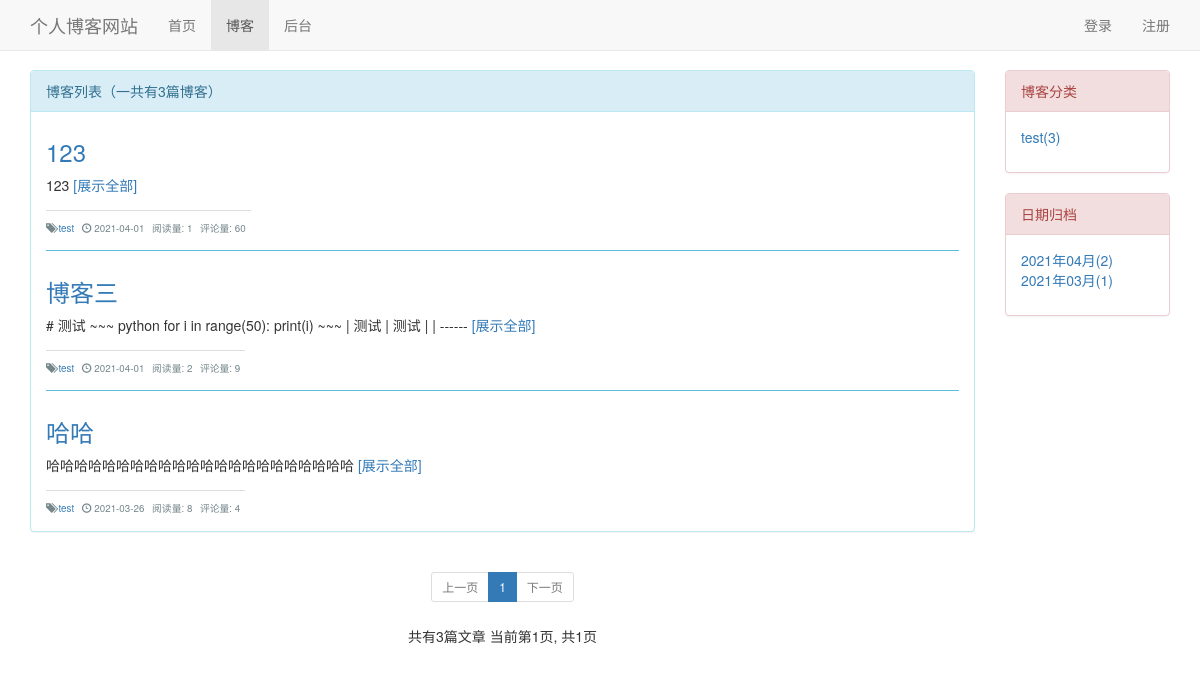
The page /blog/ on the database as committed earlier.
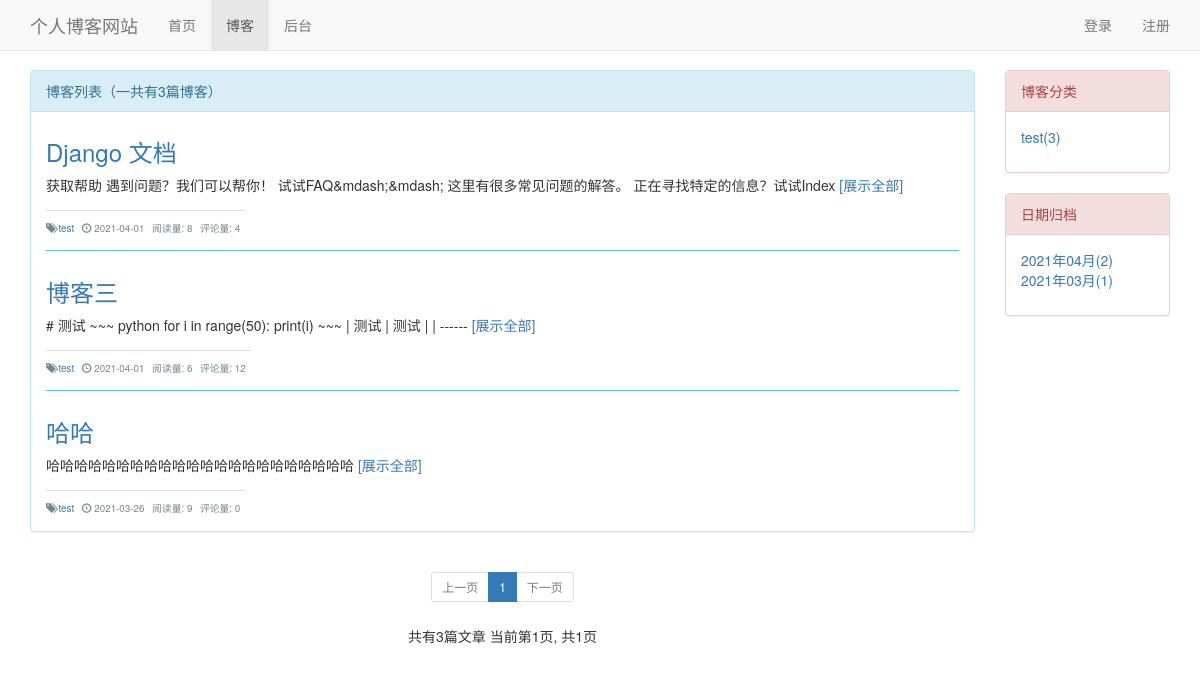
The same page on the database as committed later.
### blog/models.py (models this page shows, shortened)
class Blog(models.Model, ReadNumExpandMethod):
    title = models.CharField(max_length=50)
    blog_type = models.ForeignKey(BlogType, on_delete=models.DO_NOTHING, related_name='blog')
    author = models.ForeignKey(User, on_delete=models.DO_NOTHING)
    content = RichTextUploadingField()
    read_details = GenericRelation(ReadDetail)
    create_time = models.DateTimeField(auto_now_add=True)
    last_updated_time = models.DateTimeField(auto_now=True)
    class Meta:
        db_table = 'Blog'
        ordering = ['-create_time']

class BlogType(models.Model):
    type_name = models.CharField(max_length=15)
    def __str__(self):
        return self.type_name
    class Meta:
        db_table = 'BlogType'

### read_statistics/models.py (models this page shows)
class ReadNum(models.Model):
    content_type = models.ForeignKey(ContentType, on_delete=models.CASCADE)
    object_id = models.PositiveIntegerField()
    content_object = GenericForeignKey('content_type', 'object_id')
    read_num = models.IntegerField(default=0)
    class Meta:
        db_table = 'ReadNum'

### blog/views.py (the view)
# urls.py: path('', views.blog_list, name='blog_list'),
def blog_list(request):
    blogs_all_list = Blog.objects.all()
    context = get_blog_list_common_data(request, blogs_all_list)
    return render(request, 'blog/blog_list.html', context)

### comment/templatetags/comment_tages.py (called while the page is built)
@register.simple_tag
def get_comment_count(obj):
    content_type = ContentType.objects.get_for_model(obj)
    return Comment.objects.filter(content_type=content_type, object_id=obj.pk).count()

### read_statistics/models.py (called while the page is built)
    def get_read_num(self):
        try:
            ct = ContentType.objects.get_for_model(self)
            readnum = ReadNum.objects.get(content_type=ct, object_id=self.pk)
            return readnum.read_num
        except exceptions.ObjectDoesNotExist:
            return 0

### templates/blog/blog_list.html (shortened to what this page needs)
{% extends 'base.html' %}
{% block nav_blog_active %}active{% endblock %}
{% load static %}
{% load comment_tages %}
{% block head %}
    <link rel="stylesheet" href="{% static 'css/blog.css' %}">
{% endblock %}
{% block content %}
    <div class="container">
        <div class="row">
            <div class="col-xs-12 col-sm-8 col-md-8 col-lg-10">
                <div class="panel panel-info">
                    <div class="panel-heading">
                        {% block blog_list_title %}{% endblock %}博客列表（一共有{{ page_of_blogs.paginator.count }}篇博客）</div>
                    <div class="panel-body">
                        {% for blog in page_of_blogs.object_list %}
                            <div class="blog">
                                <a href="{% url 'blog_detail' blog.pk %}">
                                    <h3>{{ blog.title }}</h3>
                                </a>
                                <div>
                                    {{ blog.content|striptags|cut:"&nbsp;"|truncatechars:80 }} <a href="{% url 'blog_detail' blog.pk %}">[展示全部]</a>
                                </div>
                                <div class="blog-tags">
                                    <p class="blog-info">
                                        <span class="glyphicon glyphicon-tags" aria-hidden="true"></span>
                                        <span class="text_right">
                                            <a href="{% url "blog_with_type" blog.blog_type_id %}" >
                                                {{ blog.blog_type }}
                                            </a>
                                        </span>
                                        <span class="glyphicon glyphicon-time"
                                              aria-hidden="true"></span>
                                        <span class="text_right">{{ blog.create_time|date:'Y-m-d' }}</span>
                                        <span>阅读量:</span>
                                        <span class="text_right">{{ blog.get_read_num }}</span>
                                        <span>评论量:</span>
                                        <span class="text_right">{% get_comment_count blog %}</span>
                                    </p>
                                </div>
                            </div>
                        {% empty %}
                            <div class="blog">
                                <h3>暂无博客，敬请期待</h3>
                            </div>
                        {% endfor %}
                    </div>
                </div>
                <div class="paginator">
                    <ul class="pagination pagination-sm">
                        {% if page_of_blogs.has_previous %}
                            <li class="previous">
                                <a href="?page={{ previous_page_number }}" aria-label="Previous">
                                    <span aria-hidden="true">上一页</span>
                                </a>
                            </li>
                        {% else %}
                            <li class="previous disabled">
                                <span aria-hidden="true">上一页</span>
                            </li>
                        {% endif %}
                        {% for page_num in page_range_list %}
                            {% if page_num == page_of_blogs.number %}
                                <li class="active"><span>{{ page_num }}</span></li>
                            {% else %}
                                {% if page_num == '...' %}
                                    <li><span>{{ page_num }}</span></li>
                                {% else %}
                                    <li><a href="?page={{ page_num }}">{{ page_num }}</a></li>
                                {% endif %}
                            {% endif %}
                        {% endfor %}
                        {% if page_of_blogs.has_next %}
                            <li class="previous">
                                <a href="?page={{ page_of_blogs.next_page_number }}" aria-label="Next">
                                    <span aria-hidden="true">下一页</span>
                                </a>
                            </li>
                        {% else %}
                            <li class="previous disabled">
                                <span aria-hidden="true">下一页</span>
                            </li>
                        {% endif %}
                    </ul>
                    <p>
                        共有{{ page_of_blogs.paginator.count }}篇文章
                        当前第{{ page_of_blogs.number }}页,
                        共{{ page_of_blogs.paginator.num_pages }}页
                    </p>
                </div>
            </div>
            <div class="hidden-xs col-sm-4 col-md-4 col-lg-2">
                <div class="panel panel-danger">
                    <div class="panel-heading">博客分类</div>
                    <div class="panel-body">
                        <ul class="blog-types">
                            {% for blog_type in blog_types %}
                                <li><a href="{% url 'blog_with_type' blog_type.pk %}">{{ blog_type.type_name }}({{ blog_type.blog_count }})</a></li>
                            {% empty %}
                                <li></li>
                            {% endfor %}
                        </ul>
                    </div>
                </div>
                <div class="panel panel-danger">
                    <div class="panel-heading">日期归档</div>
                    <div class="panel-body">
                        <ul class="">
                            {% for blog_data, blog_count in blog_dates.items %}
                                <li>
                                    <a href="{% url 'blogs_with_date' blog_data.year blog_data.month %}">
                                        {{ blog_data|date:"Y年m月" }}({{ blog_count }})
                                    </a>
                                </li>
                            {% endfor %}
                        </ul>
                    </div>
                </div>
            </div>
        </div>
    </div>
{% endblock %}

### templates/base.html (shortened to what this page needs)
<!doctype html>
<html lang="zh-CN">
<head>
    {% load static %}
    <link rel="stylesheet" href="{% static 'bootstrap-3.3.7/css/bootstrap.min.css' %}">
    <link rel="stylesheet" href="{% static 'css/base.css' %}">
    <link rel="stylesheet" href="{% static 'css/blog.css' %}">
    {% block head %}{% endblock %}
</head>
<body>
    <div class="navbar navbar-default container-fluid navbar-fixed-top" role="navigation">
        <div class="container-fluid">
            <div class="navbar-header">
                <a class="navbar-brand" href="{% url 'home' %}">个人博客网站</a>
             </div>
            <div id="navbar-collapse" class="collapse navbar-collapse" >
                <ul class="nav navbar-nav">
                    <li class="{% block nav_home_active %}{% endblock %}">
                        <a href="{% url 'home' %}">首页</a>
                    </li>
                    <li class="{% block nav_blog_active %}{% endblock %}">
                        <a href="{% url 'blog_list' %}">博客</a>
                    </li>
                    <li>
                            <a href="/admin/">后台</a>
                    </li>
                </ul>
                <ul class="nav navbar-nav  navbar-right">
                    {% if user.is_authenticated %}
                        <li class="dropdown">
                        <a href="#" class="dropdown-toggle" data-toggle="dropdown" role="button" aria-haspopup="true" aria-expanded="false">{{ request.user.username }} <span class="caret"></span></a>
                            <ul class="dropdown-menu">
                                <li><a href="">个人资料</a></li>
                                <li><a href="">个人资料</a></li>
                                <li><a href="{% url 'logout' %}?next_to={{ request.get_full_path }}">退出</a></li>
                            </ul>
                        </li>
                    {% else%}
                        <li><a href="{% url 'login' %}">登录 <span class="sr-only">(current)</span></a></li>
                        <li><a href="{% url 'register' %}">注册<span class="sr-only">(current)</span></a></li>
                    {% endif %}
                </ul>
           </div>
        </div>
    </div>
    {% block content %}{% endblock %}
</body>
</html>

### static/css/base.css (style rules this page uses)
* { margin: 0; padding: 0; }
body { margin-top: 70px!important; }
ul { list-style-type: none!important; }

### static/css/blog.css (style rules this page uses)
ul.blog-types { list-style-type: none; }
div.blog:not(:last-child) { margin-bottom: 2em; padding-bottom: 1em; border-bottom: 1px solid #5bc0de; }
div.blog h3 { margin-top: 0.5em; }
div.blog p.blog-info { margin-bottom: 0; margin-top: 1em; }
div.paginator { text-align: center; min-width: 300px; }
.text_right { margin-right: 0.5em; }
.blog-tags { font-size: 70%; color: #75878a; margin-top: 1.5em; display: inline-block; border-top: 1px #ddd solid; }

Rows that differ between the two databases and show on the page:
changed Blog: title "123" → "Django 文档"; content "123" → "获取帮助 遇到问题？我们可以帮你！ 试试FAQ&mdash;&mdash; 这里有很多常见问题的解答。 正在寻找特定的信息？试试Index"; get_read_num "1" → "8"; id "60" → "4"
changed through a linked row, Blog "博客三": get_read_num "2" → "6"; id "9" → "12"
changed through a linked row, Blog "哈哈": get_read_num "8" → "9"; id "4" → "0"
